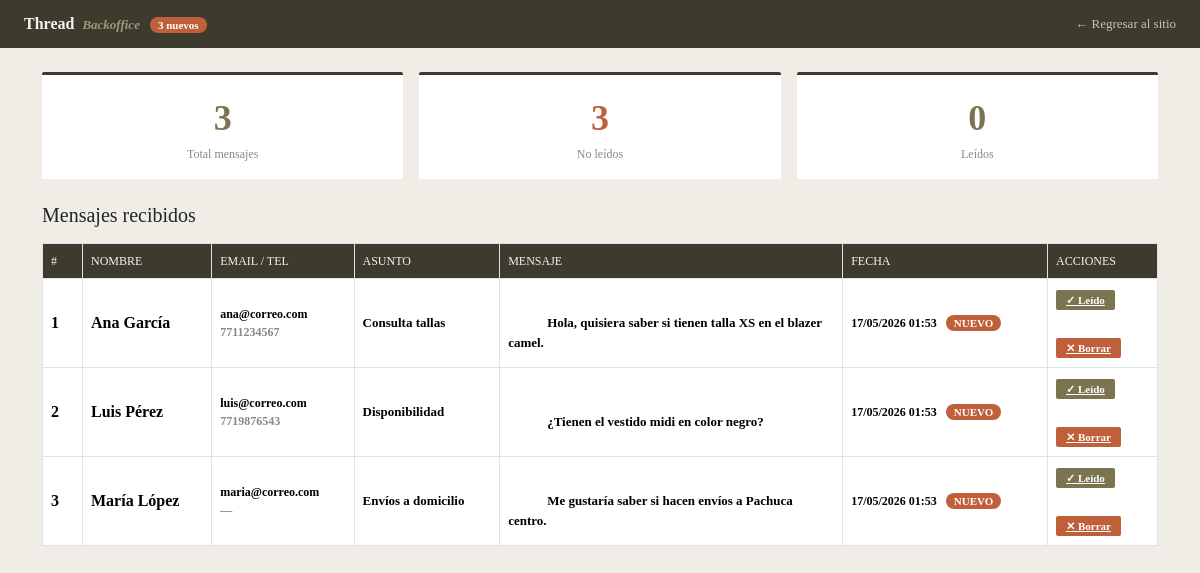
Page /backoffice.php on the committed database.
### tables this page shows
CREATE TABLE IF NOT EXISTS contactos (
    id          INT AUTO_INCREMENT PRIMARY KEY,
    nombre      VARCHAR(100)  NOT NULL,
    email       VARCHAR(150)  NOT NULL,
    telefono    VARCHAR(20)   DEFAULT NULL,
    asunto      VARCHAR(200)  NOT NULL,
    mensaje     TEXT          NOT NULL,
    fecha       DATETIME      DEFAULT CURRENT_TIMESTAMP,
    leido       TINYINT(1)    DEFAULT 0      
);

### controllers/ContactoController.php (called while the page is built, shortened)
<?php
require_once __DIR__ . '/../models/ContactoModel.php';
class ContactoController {
    private $model;
    public function __construct() {
        $this->model = new ContactoModel();
    }
    public function backoffice() {
        $mensajes    = $this->model->obtenerTodos();
        $noLeidos    = $this->model->contarNoLeidos();
        require_once __DIR__ . '/../views/contacto/backoffice.php';
    }
}
?>

### backoffice.php (called while the page is built, shortened)
<?php
require_once __DIR__ . '/controllers/ContactoController.php';
$ctrl = new ContactoController();
$ctrl->backoffice();
?>

### config/database.php (called while the page is built, shortened)
<?php
class Database {
    private static $conexion = null;
    public static function conectar() {
        if (self::$conexion === null) {
            self::$conexion = new mysqli(
                DB_HOST,
                DB_USER,
                DB_PASS,
                DB_NAME,
                DB_PORT
            );
            self::$conexion->set_charset("utf8");
        }
        return self::$conexion;
    }
}
?>

### models/ContactoModel.php (called while the page is built, shortened)
<?php
require_once __DIR__ . '/../config/database.php';
class ContactoModel {
    private $db;
    public function __construct() {
        $this->db = Database::conectar();
    }
    public function obtenerTodos() {
        $resultado = $this->db->query(
            "SELECT * FROM contactos ORDER BY fecha DESC"
        );
        return $resultado->fetch_all(MYSQLI_ASSOC);
    }
    public function contarNoLeidos() {
        $resultado = $this->db->query(
            "SELECT COUNT(*) as total FROM contactos WHERE leido = 0"
        );
        $fila = $resultado->fetch_assoc();
        return $fila['total'];
    }
}
?>

### views/contacto/backoffice.php (the view, shortened to what this page needs)
<!DOCTYPE html>
<html lang="es">
<head>
  <link href="https://cdn.jsdelivr.net/npm/bootstrap@5.3.3/dist/css/bootstrap.min.css" rel="stylesheet">
</head>
<body>
<div class="top-bar">
  <span style="font-size:16px; font-weight:bold;">
    Thread &nbsp;<em style="font-size:13px; color:#a0997a;">Backoffice</em>
    <?php if ($noLeidos > 0): ?>
      <span class="badge-no-leido"><?= $noLeidos ?> nuevos</span>
    <?php endif; ?>
  </span>
  <a href="../index.php">← Regresar al sitio</a>
</div>
<div class="container py-4">
  <div class="row g-3 mb-4">
    <div class="col-4">
      <div class="card-stat">
        <div class="stat-n"><?= count($mensajes) ?></div>
        <div class="stat-l">Total mensajes</div>
      </div>
    </div>
    <div class="col-4">
      <div class="card-stat">
        <div class="stat-n" style="color:#c0603a;"><?= $noLeidos ?></div>
        <div class="stat-l">No leídos</div>
      </div>
    </div>
    <div class="col-4">
      <div class="card-stat">
        <div class="stat-n"><?= count($mensajes) - $noLeidos ?></div>
        <div class="stat-l">Leídos</div>
      </div>
    </div>
  </div>
  <h5 style="font-weight:normal; margin-bottom:16px;">
    Mensajes recibidos
  </h5>
  <?php if (empty($mensajes)): ?>
    <div class="alert" style="background:#e8e4d8; border:1px solid #d4cfc7; color:#555;">
      No hay mensajes aún. Los formularios enviados aparecerán aquí.
    </div>
  <?php else: ?>
  <div class="table-responsive">
    <table class="table tabla-mensajes table-bordered align-middle">
      <thead>
        <tr>
          <th style="width:40px;">#</th>
          <th>Nombre</th>
          <th>Email / Tel</th>
          <th>Asunto</th>
          <th class="mensaje-cell">Mensaje</th>
          <th>Fecha</th>
          <th style="width:110px;">Acciones</th>
        </tr>
      </thead>
      <tbody>
        <?php foreach ($mensajes as $m): ?>
        <tr class="<?= $m['leido'] ? 'fila-leida' : 'fila-no-leida' ?>">
          <td><?= $m['id'] ?></td>
          <td><?= htmlspecialchars($m['nombre']) ?></td>
          <td style="font-size:12px;">
            <?= htmlspecialchars($m['email']) ?><br>
            <span style="color:#888;"><?= htmlspecialchars($m['telefono'] ?? '—') ?></span>
          </td>
          <td style="font-size:13px;"><?= htmlspecialchars($m['asunto']) ?></td>
          <td class="mensaje-cell" style="white-space:pre-wrap;">
            <?= htmlspecialchars($m['mensaje']) ?>
          </td>
          <td style="font-size:12px; white-space:nowrap;">
            <?= date('d/m/Y H:i', strtotime($m['fecha'])) ?>
            <?php if (!$m['leido']): ?>
              <span class="badge-no-leido">NUEVO</span>
            <?php endif; ?>
          </td>
          <td>
            <?php if (!$m['leido']): ?>
              <a href="?leido=<?= $m['id'] ?>" class="btn-leer">✓ Leído</a><br><br>
            <?php endif; ?>
            <a href="?eliminar=<?= $m['id'] ?>"
               class="btn-borrar"
               onclick="return confirm('¿Eliminar este mensaje?')">✕ Borrar</a>
          </td>
        </tr>
        <?php endforeach; ?>
      </tbody>
    </table>
  </div>
  <?php endif; ?>
</div>
</body>
</html>

### views/contacto/backoffice.php (style rules this page uses)
body { background:#f0ede6; font-family:Georgia,serif; }
.top-bar { background:#3d3a2e; color:#f5f3ef; padding:12px 24px; display:flex; align-items:center; justify-content:space-between; }
.top-bar a { color:#c8c4b0; text-decoration:none; font-size:13px; }
.badge-no-leido { background:#c0603a; color:#fff; font-size:11px; padding:2px 8px; border-radius:10px; margin-left:6px; }
.tabla-mensajes th { background:#3d3a2e; color:#f5f3ef; font-size:12px; font-weight:normal; text-transform:uppercase; }
.fila-no-leida { background:#fff8f0 !important; font-weight:bold; }
.btn-leer { background:#7a7550; color:#fff; border:none; padding:4px 10px; font-size:11px; border-radius:2px; }
.btn-borrar { background:#c0603a; color:#fff; border:none; padding:4px 10px; font-size:11px; border-radius:2px; }
.mensaje-cell { max-width:280px; font-size:13px; }
.card-stat { background:#fff; border-top:3px solid #3d3a2e; padding:16px 20px; border-radius:2px; text-align:center; }
.stat-n { font-size:36px; color:#7a7550; font-weight:bold; }
.stat-l { font-size:12px; color:#888; }

### rows in the picture
contactos: id "1", nombre "Ana García", email "ana@correo.com", telefono "7711234567", asunto "Consulta tallas", mensaje "Hola, quisiera saber si tienen talla XS en el blazer camel.", fecha "17/05/2026 01:53", leido "NUEVO"
contactos: id "2", nombre "Luis Pérez", email "luis@correo.com", telefono "7719876543", asunto "Disponibilidad", mensaje "¿Tienen el vestido midi en color negro?", fecha "17/05/2026 01:53", leido "NUEVO"
contactos: id "3", nombre "María López", email "maria@correo.com", telefono "—", asunto "Envíos a domicilio", mensaje "Me gustaría saber si hacen envíos a Pachuca centro.", fecha "17/05/2026 01:53", leido "NUEVO"

### other values in the picture
$noLeidos "3"
count($mensajes) "3"
count($mensajes) - $noLeidos "0"
